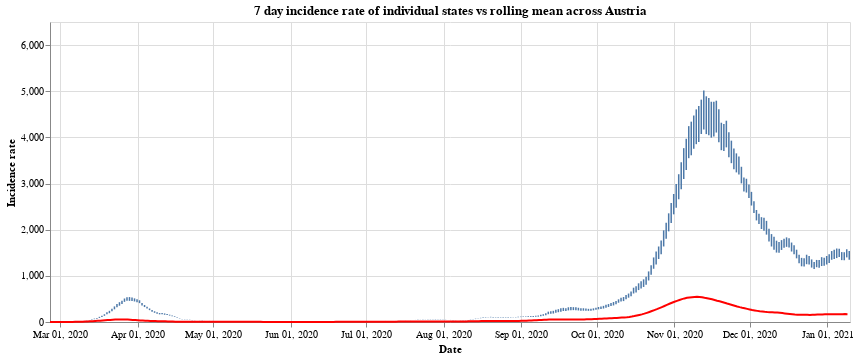

Notebook code for this chart:
### Markdown cell above
Finally we have the

### Code cell
#collapse
states = at_data['Bundesland'].unique()
states.sort()

selection = alt.selection_single(
    name='Select',
    fields=['Bundesland'],
    init={'Bundesland': 'Vorarlberg'},
    bind={'Bundesland': alt.binding_select(options=states)}
)

# scatter plot, modify opacity based on selection
bars = alt.Chart(at_data).mark_bar().add_selection(
    selection
).encode(
    x=alt.X("yearmonthdate(Time):T", axis=alt.Axis(title='Date')),
    y=alt.Y("SiebenTageInzidenzFaelle:Q", axis=alt.Axis(title='Incidence rate')),
    tooltip='SiebenTageInzidenzFaelle:Q',
    opacity=alt.condition(selection, alt.value(1), alt.value(0))
).properties(title=f'7 day incidence rate of individual states vs rolling mean across Austria', width=800)

line = alt.Chart(all_austria).mark_line(
    color='red',
    size=2,
).transform_window(
    rolling_mean='mean(SiebenTageInzidenzFaelle)',
    frame=[0, 7]
).encode(
    x='yearmonthdate(Time):T',
    y='rolling_mean:Q'
)

alt.layer(bars, line)

### Figure 1 — Vega-Lite specification as saved in the notebook (floating-point values rounded to 4 significant figures; data arrays with more than 128 entries replaced by an {"elided": "..."} marker saying what was removed)
{"config": {"view": {"continuousWidth": 400, "continuousHeight": 300}}, "layer": [{"data": {"name": "data-fee3590442675f4a7d5222e0e6505106"}, "mark": "bar", "encoding": {"opacity": {"condition": {"value": 1, "selection": "Select"}, "value": 0}, "tooltip": {"type": "quantitative", "field": "SiebenTageInzidenzFaelle"}, "x": {"type": "temporal", "axis": {"title": "Date"}, "field": "Time", "timeUnit": "yearmonthdate"}, "y": {"type": "quantitative", "axis": {"title": "Incidence rate"}, "field": "SiebenTageInzidenzFaelle"}}, "selection": {"Select": {"type": "single", "fields": ["Bundesland"], "init": {"Bundesland": "Vorarlberg"}, "bind": {"Bundesland": {"input": "select", "options": ["Burgenland", "Kärnten", "Niederösterreich", "Oberösterreich", "Salzburg", "Steiermark", "Tirol", "Vorarlberg", "Wien", "Österreich"]}}}}, "title": "7 day incidence rate of individual states vs rolling mean across Austria", "width": 800}, {"data": {"name": "data-9dca8be1c863cf4b03aba82648d5c9c6"}, "mark": {"type": "line", "color": "red", "size": 2}, "encoding": {"x": {"type": "temporal", "field": "Time", "timeUnit": "yearmonthdate"}, "y": {"type": "quantitative", "field": "rolling_mean"}}, "transform": [{"window": [{"op": "mean", "field": "SiebenTageInzidenzFaelle", "as": "rolling_mean"}], "frame": [0, 7]}]}], "$schema": "https://vega.github.io/schema/vega-lite/v4.8.1.json", "datasets": {"data-fee3590442675f4a7d5222e0e6505106": {"elided": "3190 records"}, "data-9dca8be1c863cf4b03aba82648d5c9c6": {"elided": "319 records"}}}
